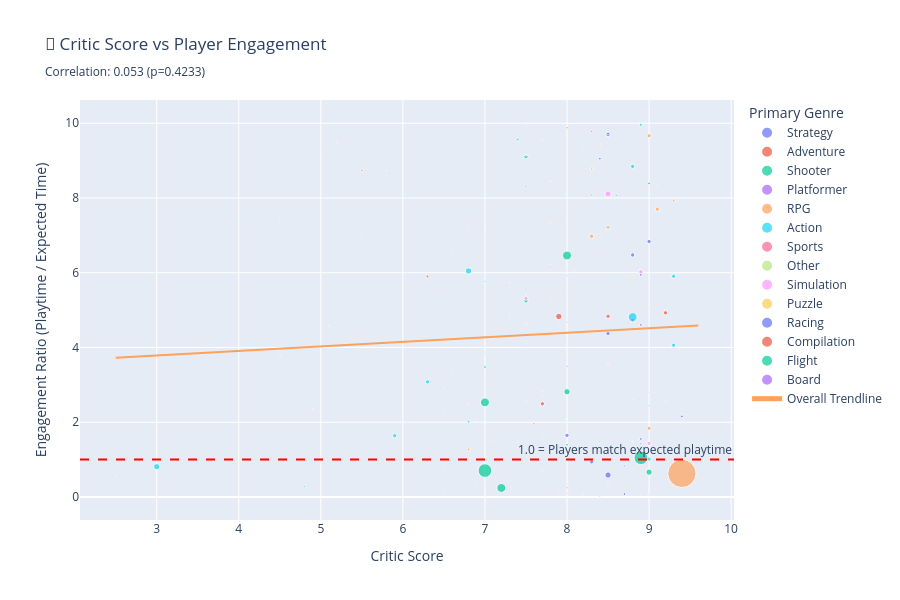

Write notebook code for a chart like this one.
### Markdown cell above
## 2. Critic Score → Player Engagement

**Question:** Do well-reviewed games keep players engaged longer?

**What to look for:**
- Engagement ratio > 1 = Players exceed expected playtime
- Positive correlation = Critics identify engaging games ✅
- This drives word-of-mouth marketing

### Code cell
# Filter data with valid engagement metrics
df_engagement = df_analysis[
    (df_analysis['engagement_ratio'].notna()) & 
    (df_analysis['engagement_ratio'] > 0) &
    (df_analysis['engagement_ratio'] < 10)  # Remove extreme outliers
].copy()

# Calculate correlation
corr_eng, p_value_eng = stats.pearsonr(df_engagement['critic_score'], df_engagement['engagement_ratio'])

# Create scatter plot
fig = px.scatter(
    df_engagement,
    x='critic_score',
    y='engagement_ratio',
    color='primary_genre',
    size='owners_midpoint',
    hover_data=['title', 'median_playtime', 'all_styles'],
    title=f'🎯 Critic Score vs Player Engagement<br><sub>Correlation: {corr_eng:.3f} (p={p_value_eng:.4f})</sub>',
    labels={
        'critic_score': 'Critic Score',
        'engagement_ratio': 'Engagement Ratio (Playtime / Expected Time)'
    },
    trendline='ols',
    trendline_scope='overall',
    height=600
)

fig.add_hline(y=1, line_dash="dash", line_color="red", 
              annotation_text="1.0 = Players match expected playtime")

fig.update_layout(
    showlegend=True,
    legend=dict(title='Primary Genre', orientation='v', x=1.02, y=1)
)

fig.show()

print(f"\n💡 Key Insight: Correlation = {corr_eng:.3f}")
if corr_eng > 0.3:
    print("✅ Strong relationship! Better reviews = More engaged players")
elif corr_eng > 0.1:
    print("⚠️ Weak relationship. Reviews somewhat predict engagement")
else:
    print("❌ No clear relationship between reviews and engagement")

### Figure 1 — Plotly figure (JSON) as saved in the notebook; plotly's stock layout.template omitted (floating-point values rounded to 4 significant figures; data arrays with more than 128 entries replaced by an {"elided": "..."} marker saying what was removed)
{"data": [{"customdata": {"elided": "54x3 mixed values"}, "hovertemplate": "primary_genre=Strategy<br>Critic Score=%{x}<br>Engagement Ratio (Playtime / Expected Time)=%{y}<br>owners_midpoint=%{marker.size}<br>title=%{customdata[0]}<br>median_playtime=%{customdata[1]}<br>all_styles=%{customdata[2]}<extra></extra>", "legendgroup": "Strategy", "marker": {"color": "#636efa", "size": [150000, 150000, 150000, 75000, 750000, 3500000, 75000, 3500000, 35000, 350000, 75000, 750000, 150000, 750000, 750000, 150000, 350000, 350000, 350000, 350000, 75000, 150000, 150000, 150000, 350000, 150000, 350000, 75000, 750000, 3500000, 1500000, 1500000, 1500000, 1500000, 350000, 350000, 350000, 7500000, 75000, 350000, 350000, 150000, 75000, 75000, 3500000, 3500000, 3500000, 75000, 750000, 750000, 750000, 35000, 3500000, 1500000], "sizemode": "area", "sizeref": 375000, "symbol": "circle"}, "mode": "markers", "name": "Strategy", "orientation": "v", "showlegend": true, "type": "scatter", "x": [6.0, 8.5, 7.8, 8.2, 8.9, 8.8, 7.7, 8.0, 4.5, 6.5, 7.7, 8.5, 8.2, 8.7, 8.6, 7.0, 6.8, 7.8, 6.5, 8.8, 6.5, 8.5, 6.0, 7.7, 6.7, 7.0, 6.5, 8.9, 8.0, 8.5, 9.4, 8.4, 8.9, 8.7, 8.9, 8.7, 8.0, 8.5, 6.6, 6.7, 5.8, 2.5, 7.9, 6.5, 9.0, 8.8, 8.5, 6.5, 7.5, 8.0, 7.5, 8.0, 8.3, 8.5], "xaxis": "x", "y": [0.3874, 5.425, 0.1047, 9.297, 1.433, 6.475, 0.3478, 1.648, 6.138, 5.62, 2.222, 8.99, 0.06897, 0.8301, 8.064, 1.246, 9.617, 6.191, 1.057, 2.421, 1.292, 5.099, 2.987, 0.679, 3.745, 0.6165, 0.7923, 0.03926, 3.488, 9.699, 2.156, 9.052, 1.552, 0.07698, 3.42, 8.056, 6.042, 0.5862, 3.271, 6.259, 1.827, 0.5736, 0.1792, 0.5964, 6.835, 4.728, 4.372, 5.818, 5.544, 0.2465, 8.308, 7.494, 0.9375, 9.73], "yaxis": "y"}, {"customdata": [["A Valley Without Wind", 84, 18.82], ["Alone in the Dark", 86, 9.28], ["Amnesia: The Dark Descent", 41, 8.48], ["Botanicula", 20, 3.94], ["Chivalry: Medieval Warfare", 293, 60.68], ["Curse: The Eye of Isis", 7, 7.49], ["Dreamfall: The Longest Journey", 20, 13.17], ["Fahrenheit: Indigo Prophecy Remastered", 34, 8.69], ["Kingdom", 199, 79.86], ["Nostradamus: The Last Prophecy", 7, 6.38], ["Overlord II", 119, 20.17], ["Randal's Monday", 13, 15.99], ["Shad'O", 58, 10.81], ["Silent Hill: Homecoming", 73, 10.52], ["Still Life", 13, 8.9], ["Sunless Sea", 573, 58.61], ["Tesla Effect: A Tex Murphy Adventure", 82, 11.79], ["The Experiment", 3, 13.62], ["The Night of the Rabbit", 112, 13.59], ["Tom Clancy's Splinter Cell", 28, 13.46]], "hovertemplate": "primary_genre=Adventure<br>Critic Score=%{x}<br>Engagement Ratio (Playtime / Expected Time)=%{y}<br>owners_midpoint=%{marker.size}<br>title=%{customdata[0]}<br>median_playtime=%{customdata[1]}<br>all_styles=%{customdata[2]}<extra></extra>", "legendgroup": "Adventure", "marker": {"color": "#EF553B", "size": [350000, 75000, 3500000, 350000, 7500000, 35000, 150000, 350000, 3500000, 75000, 1500000, 150000, 35000, 150000, 150000, 750000, 350000, 10000, 350000, 350000], "sizemode": "area", "sizeref": 375000, "symbol": "circle"}, "mode": "markers", "name": "Adventure", "orientation": "v", "showlegend": true, "type": "scatter", "x": [5.5, 3.5, 8.5, 9.0, 7.9, 7.8, 7.4, 6.2, 7.7, 7.4, 6.3, 4.5, 7.0, 5.5, 7.4, 8.3, 6.8, 6.8, 7.9, 9.4], "xaxis": "x", "y": [4.463, 9.267, 4.835, 5.076, 4.829, 0.9346, 1.519, 3.913, 2.492, 1.097, 5.9, 0.813, 5.365, 6.939, 1.461, 9.776, 6.955, 0.2203, 8.241, 2.08], "yaxis": "y"}, {"customdata": [["Alien Breed 3: Descent", 1, 5.7], ["America's Army 3", 13, 512.3], ["Bet On Soldier: Blood Sport", 42, 11.32], ["Brothers in Arms: Road to Hill 30", 69, 8.28], ["Call of Juarez", 60, 8.38], ["Call of Juarez: Bound in Blood", 13, 8.08], ["Call of Juarez: The Cartel", 60, 8.05], ["Call of Juarez: Gunslinger", 60, 6.04], ["Counter-Strike: Condition Zero", 43, 16.99], ["Crysis Warhead", 29, 5.45], ["Day of Defeat", 34, 12.08], ["Deus Ex: Human Revolution", 245, 29.2], ["Far Cry 2", 229, 23], ["Halo: Spartan Strike", 6, 6.29], ["Insurgency", 245, 26.91], ["Judge Dredd: Dredd vs. Death", 8, 4.45], ["Killing Floor", 306, 58.33], ["Lead and Gold: Gangs of the Wild West", 128, 33], ["Medal of Honor: Allied Assault Breakthrough", 28, 5.26], ["Medal of Honor: Pacific Assault", 28, 9.37], ["Medal of Honor: Airborne", 28, 6.1], ["Natural Selection 2", 253, 181.5], ["PayDay 2", 890, 137.8], ["PlanetSide 2", 150, 225.7], ["Red Faction: Guerrilla", 107, 18.03], ["Red Orchestra: Ostfront 41-45", 258, 44], ["Retrovirus", 105, 12.47], ["Serious Sam: Double D", 18, 3.12], ["Shadow Harvest: Phantom Ops", 58, 7.5], ["Strike Suit Zero", 77, 8.78], ["Super Monday Night Combat", 101, 10.57], ["Team Fortress 2", 623, 595.0], ["The Haunted: Hells Reach", 333, 38], ["Tom Clancy's Rainbow Six: Lockdown", 20, 8.71], ["Warframe", 394, 558.3], ["Waves", 11, 2.07]], "hovertemplate": "primary_genre=Shooter<br>Critic Score=%{x}<br>Engagement Ratio (Playtime / Expected Time)=%{y}<br>owners_midpoint=%{marker.size}<br>title=%{customdata[0]}<br>median_playtime=%{customdata[1]}<br>all_styles=%{customdata[2]}<extra></extra>", "legendgroup": "Shooter", "marker": {"color": "#00cc96", "size": [350000, 750000, 35000, 150000, 150000, 350000, 150000, 150000, 15000000, 750000, 7500000, 1500000, 1500000, 150000, 3500000, 75000, 3500000, 750000, 350000, 350000, 350000, 1500000, 15000000, 7500000, 750000, 750000, 35000, 750000, 35000, 350000, 350000, 35000000, 75000, 150000, 35000000, 150000], "sizemode": "area", "sizeref": 375000, "symbol": "circle"}, "mode": "markers", "name": "Shooter", "orientation": "v", "showlegend": true, "type": "scatter", "x": [6.5, 8.4, 7.0, 9.1, 6.8, 7.7, 4.5, 7.5, 7.0, 9.4, 8.0, 9.0, 8.9, 7.2, 7.5, 5.0, 7.5, 7.0, 8.2, 7.8, 7.9, 8.0, 8.0, 9.0, 8.0, 8.5, 6.6, 7.0, 4.5, 7.5, 7.5, 8.9, 5.0, 6.5, 7.0, 8.5], "xaxis": "x", "y": [0.1754, 0.02538, 3.71, 8.333, 7.16, 1.609, 7.453, 9.934, 2.531, 5.321, 2.815, 8.39, 9.957, 0.9539, 9.104, 1.798, 5.246, 3.879, 5.323, 2.988, 4.59, 1.394, 6.461, 0.6646, 5.935, 5.864, 8.42, 5.769, 7.733, 8.77, 9.555, 1.047, 8.763, 2.296, 0.7057, 5.314], "yaxis": "y"}, {"customdata": [["And Yet It Moves", 22, 3.33], ["Bionic Commando Rearmed", 16, 6.45], ["Pid", 65, 10.56], ["Snapshot", 89, 9.61], ["Tobe's Vertical Adventure", 17, 2.41]], "hovertemplate": "primary_genre=Platformer<br>Critic Score=%{x}<br>Engagement Ratio (Playtime / Expected Time)=%{y}<br>owners_midpoint=%{marker.size}<br>title=%{customdata[0]}<br>median_playtime=%{customdata[1]}<br>all_styles=%{customdata[2]}<extra></extra>", "legendgroup": "Platformer", "marker": {"color": "#ab63fa", "size": [350000, 350000, 750000, 350000, 75000], "sizemode": "area", "sizeref": 375000, "symbol": "circle"}, "mode": "markers", "name": "Platformer", "orientation": "v", "showlegend": true, "type": "scatter", "x": [8.4, 9.3, 7.8, 5.0, 8.0], "xaxis": "x", "y": [6.607, 2.481, 6.155, 9.261, 7.054], "yaxis": "y"}, {"customdata": [["Avencast: Rise of the Mage", 56, 15.1], ["Beyond Divinity", 13, 35.32], ["Blackguards", 232, 43.76], ["Blackguards 2", 158, 21.43], ["Champions Online", 724, 370], ["Darkest Dungeon", 619, 80.36], ["Divinity: Original Sin", 686, 86.31], ["Divinity II: Ego Draconis", 70, 31.61], ["Dota 2", 801, 1271.0], ["Dragon's Prophet", 183, 40], ["EVE Online", 230, 2486.0], ["EverQuest: Omens of War", 20, 300], ["EverQuest II", 604, 1656.0], ["Faery: Legends Of Avalon", 1, 8.81], ["Final Fantasy XI", 1797, 385.2], ["Final Fantasy XIV Online", 9324, 1067], ["Freedom Force vs. the 3rd Reich", 23, 11.91], ["Hack 'n' Slash", 46, 4.81], ["King's Bounty: The Legend", 368, 61.02], ["Kingdoms of Amalur: Reckoning", 170, 60.96], ["Might and Magic X Legacy", 274, 56.35], ["Mount & Blade", 597, 60.43], ["Neverwinter Nights: Shadows of Undrentide", 65, 22.94], ["Omerta: City of Gangsters", 281, 29.65], ["Sacred", 306, 36.21], ["Star Trek Online", 638, 500.8], ["Star Wars: The Old Republic", 320, 174.1], ["The Elder Scrolls IV: Oblivion", 630, 79.48], ["The Lord of the Rings Online: Riders of Rohan", 300, 43], ["The Technomancer", 67, 28.34], ["The Witcher", 335, 46.46], ["The Witcher 2: Assassins of Kings", 320, 33.11], ["Vampire: The Masquerade -- Bloodlines", 202, 28.87], ["Wasteland 2", 624, 66.22]], "hovertemplate": "primary_genre=RPG<br>Critic Score=%{x}<br>Engagement Ratio (Playtime / Expected Time)=%{y}<br>owners_midpoint=%{marker.size}<br>title=%{customdata[0]}<br>median_playtime=%{customdata[1]}<br>all_styles=%{customdata[2]}<extra></extra>", "legendgroup": "RPG", "marker": {"color": "#FFA15A", "size": [350000, 750000, 750000, 350000, 1500000, 3500000, 350000, 750000, 150000000, 350000, 1500000, 750000, 750000, 75000, 750000, 1500000, 350000, 350000, 350000, 750000, 150000, 1500000, 150000, 350000, 350000, 1500000, 3500000, 1500000, 3500000, 150000, 3500000, 3500000, 750000, 750000], "sizemode": "area", "sizeref": 375000, "symbol": "circle"}, "mode": "markers", "name": "RPG", "orientation": "v", "showlegend": true, "type": "scatter", "x": [7.0, 8.0, 7.8, 7.8, 7.6, 9.1, 9.0, 7.0, 9.4, 5.1, 8.0, 9.0, 8.5, 7.0, 8.0, 5.5, 9.0, 7.7, 8.1, 9.0, 7.3, 8.0, 7.7, 5.2, 7.8, 6.8, 9.0, 9.3, 8.3, 4.9, 8.5, 9.0, 8.4, 8.4], "xaxis": "x", "y": [3.709, 0.3681, 5.302, 7.373, 1.957, 7.703, 7.948, 2.214, 0.6303, 4.575, 0.09251, 0.06667, 0.3648, 0.1135, 4.665, 8.739, 1.931, 9.563, 6.031, 2.789, 4.862, 9.879, 2.833, 9.477, 8.451, 1.274, 1.838, 7.927, 6.977, 2.364, 7.211, 9.665, 6.997, 9.423], "yaxis": "y"}, {"customdata": [["Bionic Commando", 30, 7.55], ["Dark", 75, 10.12], ["Dead Island", 184, 25.85], ["Death to Spies", 84, 13.49], ["Defiance", 324, 197.9], ["Deus Ex: Invisible War", 31, 12.65], ["Elite: Dangerous", 2579, 269.6], ["Gothic II", 132, 52.41], ["Grand Theft Auto: Vice City", 93, 22.9], ["Grand Theft Auto: San Andreas", 249, 42.16], ["Gumboy Tournament", 49, 7.5], ["Hitman: Contracts", 16, 10.79], ["Hoard", 31, 12], ["Hunted: The Demon's Forge", 28, 14.11], ["I of the Dragon", 275, 72.7], ["Infestation: Survivor Stories", 73, 90.18], ["Iron Brigade", 31, 8.39], ["Just Cause", 25, 12.42], ["Just Cause 2", 272, 30.75], ["Lara Croft and the Guardian of Light", 57, 7.94], ["Legacy of Kain: Defiance", 81, 13.6], ["Lost Planet: Extreme Condition", 74, 8.48], ["Manhunt", 101, 11.75], ["Minecraft", 432, 133.3], ["Mini Ninjas", 53, 9.52], ["Necropolis", 27, 9.33], ["Neverwinter", 543, 89.79], ["Pac-Man Championship Edition 2", 27, 6.5], ["Path of Exile", 492, 102.2], ["Saints Row 2", 81, 26.31], ["Star Wars: The Clone Wars -- Republic Heroes", 2, 7.09], ["Tank Universal", 63, 10.16], ["The Baconing", 14, 10.69], ["The Ball", 14, 6.66], ["The First Templar", 36, 13.88], ["The Maw", 14, 3.93], ["Tom Clancy's Splinter Cell Chaos Theory", 22, 13.9], ["Tribes: Ascend", 75, 74], ["Velvet Assassin", 10, 10.51], ["Venetica", 39, 22.1]], "hovertemplate": "primary_genre=Action<br>Critic Score=%{x}<br>Engagement Ratio (Playtime / Expected Time)=%{y}<br>owners_midpoint=%{marker.size}<br>title=%{customdata[0]}<br>median_playtime=%{customdata[1]}<br>all_styles=%{customdata[2]}<extra></extra>", "legendgroup": "Action", "marker": {"color": "#19d3f3", "size": [350000, 150000, 350000, 150000, 3500000, 750000, 1500000, 350000, 3500000, 3500000, 75000, 750000, 350000, 150000, 350000, 7500000, 150000, 1500000, 3500000, 750000, 350000, 350000, 350000, 350000, 350000, 350000, 7500000, 75000, 15000000, 3500000, 750000, 150000, 150000, 350000, 150000, 75000, 350000, 3500000, 350000, 75000], "sizemode": "area", "sizeref": 375000, "symbol": "circle"}, "mode": "markers", "name": "Action", "orientation": "v", "showlegend": true, "type": "scatter", "x": [7.5, 4.0, 8.0, 8.0, 5.9, 9.0, 7.4, 8.0, 9.3, 9.3, 6.6, 8.4, 7.5, 6.0, 4.5, 3.0, 9.0, 6.8, 8.8, 8.5, 8.0, 5.8, 8.3, 9.0, 8.0, 6.5, 6.8, 7.5, 8.8, 6.3, 4.8, 7.0, 6.0, 7.0, 4.0, 8.0, 9.6, 9.0, 5.0, 6.0], "xaxis": "x", "y": [3.974, 7.411, 7.118, 6.227, 1.637, 2.451, 9.566, 2.519, 4.061, 5.906, 6.533, 1.483, 2.583, 1.984, 3.783, 0.8095, 3.695, 2.013, 8.846, 7.179, 5.956, 8.726, 8.596, 3.242, 5.567, 2.894, 6.047, 4.154, 4.814, 3.079, 0.2821, 6.201, 1.31, 2.102, 2.594, 3.562, 1.583, 1.014, 0.9515, 1.765], "yaxis": "y"}, {"customdata": [["Blood Bowl", 380, 69.9], ["Dangerous Golf", 1, 9.07], ["OlliOlli", 16, 5.91]], "hovertemplate": "primary_genre=Sports<br>Critic Score=%{x}<br>Engagement Ratio (Playtime / Expected Time)=%{y}<br>owners_midpoint=%{marker.size}<br>title=%{customdata[0]}<br>median_playtime=%{customdata[1]}<br>all_styles=%{customdata[2]}<extra></extra>", "legendgroup": "Sports", "marker": {"color": "#FF6692", "size": [350000, 150000, 150000], "sizemode": "area", "sizeref": 375000, "symbol": "circle"}, "mode": "markers", "name": "Sports", "orientation": "v", "showlegend": true, "type": "scatter", "x": [6.4, 6.0, 7.7], "xaxis": "x", "y": [5.436, 0.1103, 2.707], "yaxis": "y"}, {"customdata": [["Blueberry Garden", 9, 1.29]], "hovertemplate": "primary_genre=Other<br>Critic Score=%{x}<br>Engagement Ratio (Playtime / Expected Time)=%{y}<br>owners_midpoint=%{marker.size}<br>title=%{customdata[0]}<br>median_playtime=%{customdata[1]}<br>all_styles=%{customdata[2]}<extra></extra>", "legendgroup": "Other", "marker": {"color": "#B6E880", "size": [35000], "sizemode": "area", "sizeref": 375000, "symbol": "circle"}, "mode": "markers", "name": "Other", "orientation": "v", "showlegend": true, "type": "scatter", "x": [6.0], "xaxis": "x", "y": [6.977], "yaxis": "y"}, {"customdata": [["Cities: Skylines", 444, 54.75], ["Cities in Motion", 1, 36.36], ["Cities in Motion 2", 207, 44.89], ["Cities XL", 51, 12.75], ["Combat Wings: Battle of Britain", 25, 3.51], ["Kerbal Space Program", 351, 244.8], ["Patrician III", 149, 58.61], ["Railroad Tycoon 3", 46, 30.97], ["Reus", 195, 26.73], ["Silent Hunter: Wolves of the Pacific", 134, 51.35], ["Space Colony", 404, 40.48], ["The Sims 3", 499, 82.85], ["The Sims 3 (Collector's Edition)", 499, 82.85], ["The Sims 4", 499, 93.85], ["Thrillville: Off the Rails", 17, 9.94], ["Trauma", 7, 2.17], ["X2: The Threat", 732, 127.8]], "hovertemplate": "primary_genre=Simulation<br>Critic Score=%{x}<br>Engagement Ratio (Playtime / Expected Time)=%{y}<br>owners_midpoint=%{marker.size}<br>title=%{customdata[0]}<br>median_playtime=%{customdata[1]}<br>all_styles=%{customdata[2]}<extra></extra>", "legendgroup": "Simulation", "marker": {"color": "#FF97FF", "size": [7500000, 350000, 750000, 150000, 150000, 3500000, 150000, 350000, 750000, 75000, 150000, 3500000, 3500000, 3500000, 35000, 350000, 350000], "sizemode": "area", "sizeref": 375000, "symbol": "circle"}, "mode": "markers", "name": "Simulation", "orientation": "v", "showlegend": true, "type": "scatter", "x": [8.5, 7.0, 7.5, 8.1, 7.0, 9.0, 9.2, 8.8, 6.8, 8.8, 7.5, 8.9, 8.9, 7.5, 7.9, 7.0, 7.3], "xaxis": "x", "y": [8.11, 0.0275, 4.611, 4.0, 7.123, 1.434, 2.542, 1.485, 7.295, 2.61, 9.98, 6.023, 6.023, 5.317, 1.71, 3.226, 5.728], "yaxis": "y"}, {"customdata": [["Crayon Physics Deluxe", 26, 4.41], ["Crazy Machines 2", 66, 26.67], ["NightSky", 32, 3.5], ["Osmos", 27, 7.63], ["Roogoo", 4, 2.65], ["Rush", 56, 12.57], ["Safecracker: The Ultimate Puzzle Adventure", 1, 4.05], ["The Talos Principle", 186, 21.2], ["The UnderGarden", 23, 7.26], ["Vessel", 25, 12.01]], "hovertemplate": "primary_genre=Puzzle<br>Critic Score=%{x}<br>Engagement Ratio (Playtime / Expected Time)=%{y}<br>owners_midpoint=%{marker.size}<br>title=%{customdata[0]}<br>median_playtime=%{customdata[1]}<br>all_styles=%{customdata[2]}<extra></extra>", "legendgroup": "Puzzle", "marker": {"color": "#FECB52", "size": [750000, 150000, 750000, 750000, 75000, 350000, 75000, 1500000, 35000, 350000], "sizemode": "area", "sizeref": 375000, "symbol": "circle"}, "mode": "markers", "name": "Puzzle", "orientation": "v", "showlegend": true, "type": "scatter", "x": [8.8, 6.8, 7.5, 8.5, 7.1, 8.0, 6.9, 8.3, 6.5, 8.0], "xaxis": "x", "y": [5.896, 2.475, 9.143, 3.539, 1.509, 4.455, 0.2469, 8.774, 3.168, 2.082], "yaxis": "y"}, {"customdata": [["Dirt Rally", 251, 54.53], ["F1 2013", 3, 33.58], ["FlatOut: Ultimate Carnage", 71, 18.43], ["Grid Autosport", 417, 51.61], ["Nimbus", 1, 7.63], ["Project CARS", 282, 47.45]], "hovertemplate": "primary_genre=Racing<br>Critic Score=%{x}<br>Engagement Ratio (Playtime / Expected Time)=%{y}<br>owners_midpoint=%{marker.size}<br>title=%{customdata[0]}<br>median_playtime=%{customdata[1]}<br>all_styles=%{customdata[2]}<extra></extra>", "legendgroup": "Racing", "marker": {"color": "#636efa", "size": [1500000, 150000, 350000, 750000, 75000, 1500000], "sizemode": "area", "sizeref": 375000, "symbol": "circle"}, "mode": "markers", "name": "Racing", "orientation": "v", "showlegend": true, "type": "scatter", "x": [8.9, 8.0, 7.8, 8.3, 8.0, 8.9], "xaxis": "x", "y": [4.603, 0.08934, 3.852, 8.08, 0.1311, 5.943], "yaxis": "y"}, {"customdata": [["Grand Theft Auto: Episodes from Liberty City", 112, 22.73]], "hovertemplate": "primary_genre=Compilation<br>Critic Score=%{x}<br>Engagement Ratio (Playtime / Expected Time)=%{y}<br>owners_midpoint=%{marker.size}<br>title=%{customdata[0]}<br>median_playtime=%{customdata[1]}<br>all_styles=%{customdata[2]}<extra></extra>", "legendgroup": "Compilation", "marker": {"color": "#EF553B", "size": [3500000], "sizemode": "area", "sizeref": 375000, "symbol": "circle"}, "mode": "markers", "name": "Compilation", "orientation": "v", "showlegend": true, "type": "scatter", "x": [9.2], "xaxis": "x", "y": [4.927], "yaxis": "y"}, {"customdata": [["Microsoft Flight Simulator X", 1224, 352.1], ["War Thunder", 297, 1235.0]], "hovertemplate": "primary_genre=Flight<br>Critic Score=%{x}<br>Engagement Ratio (Playtime / Expected Time)=%{y}<br>owners_midpoint=%{marker.size}<br>title=%{customdata[0]}<br>median_playtime=%{customdata[1]}<br>all_styles=%{customdata[2]}<extra></extra>", "legendgroup": "Flight", "marker": {"color": "#00cc96", "size": [1500000, 15000000], "sizemode": "area", "sizeref": 375000, "symbol": "circle"}, "mode": "markers", "name": "Flight", "orientation": "v", "showlegend": true, "type": "scatter", "x": [7.0, 7.2], "xaxis": "x", "y": [3.477, 0.2406], "yaxis": "y"}, {"customdata": [["The Witcher Adventure Game", 27, 12.96]], "hovertemplate": "primary_genre=Board<br>Critic Score=%{x}<br>Engagement Ratio (Playtime / Expected Time)=%{y}<br>owners_midpoint=%{marker.size}<br>title=%{customdata[0]}<br>median_playtime=%{customdata[1]}<br>all_styles=%{customdata[2]}<extra></extra>", "legendgroup": "Board", "marker": {"color": "#ab63fa", "size": [150000], "sizemode": "area", "sizeref": 375000, "symbol": "circle"}, "mode": "markers", "name": "Board", "orientation": "v", "showlegend": true, "type": "scatter", "x": [6.9], "xaxis": "x", "y": [2.083], "yaxis": "y"}, {"hovertemplate": "<b>OLS trendline</b><br>engagement_ratio = 0.121843 * critic_score + 3.42151<br>R<sup>2</sup>=0.002814<br><br>Critic Score=%{x}<br>Engagement Ratio (Playtime / Expected Time)=%{y} <b>(trend)</b><extra></extra>", "legendgroup": "Overall Trendline", "line": {"color": "#FFA15A"}, "mode": "lines", "name": "Overall Trendline", "showlegend": true, "type": "scatter", "x": {"elided": "230 float values"}, "xaxis": "x", "y": {"elided": "230 float values"}, "yaxis": "y"}], "layout": {"annotations": [{"showarrow": false, "text": "1.0 = Players match expected playtime", "x": 1, "xanchor": "right", "xref": "x domain", "y": 1, "yanchor": "bottom", "yref": "y"}], "height": 600, "legend": {"itemsizing": "constant", "orientation": "v", "title": {"text": "Primary Genre"}, "tracegroupgap": 0, "x": 1.02, "y": 1}, "shapes": [{"line": {"color": "red", "dash": "dash"}, "type": "line", "x0": 0, "x1": 1, "xref": "x domain", "y0": 1, "y1": 1, "yref": "y"}], "showlegend": true, "title": {"text": "🎯 Critic Score vs Player Engagement<br><sub>Correlation: 0.053 (p=0.4233)</sub>"}, "xaxis": {"anchor": "y", "domain": [0, 1], "title": {"text": "Critic Score"}}, "yaxis": {"anchor": "x", "domain": [0, 1], "title": {"text": "Engagement Ratio (Playtime / Expected Time)"}}}}
